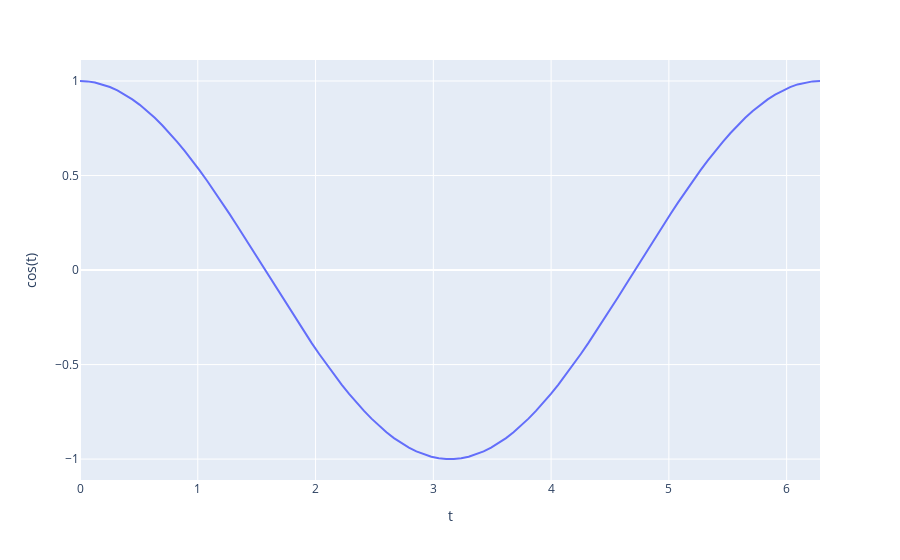

The code cell stored with this chart in its notebook:
### Markdown cell above
# 선 그래프(Line plot)

### Code cell
t = np.linspace(0, 2*np.pi, 100)
fig = px.line(x=t, y=np.cos(t), labels={'x':'t', 'y':'cos(t)'})
fig.show()
